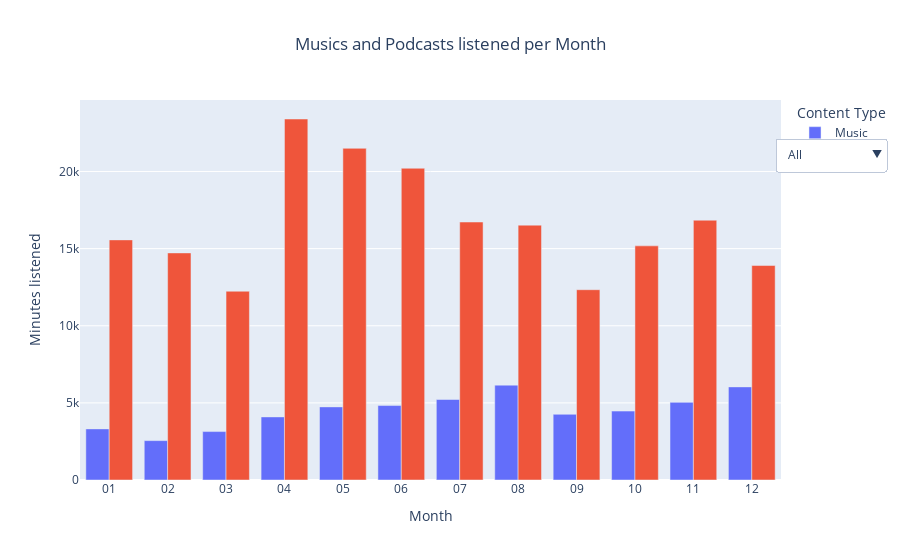

The cell this chart's notebook holds for it:
### Code cell
import plotly.express as px

# Aggregate minutes by month and type
counts = df_top_music.groupby(['month','type'])['minutes'].sum().reset_index(name='count')
counts['count'] = counts['count'].round(0)

# Create the bar chart with all types visible
month_fig = px.bar(
    counts,
    x='month',
    y='count',
    color='type',
    barmode='group',
    labels={'month':'Month','count':'Minutes listened','type':'Content Type'},
    title='Musics and Podcasts listened per Month'
)

# Create dropdown buttons
buttons = [
    dict(label='All',
         method='update',
         args=[{'visible':[True, True]},
               {'yaxis': {'title':'Minutes listened'}}]),
    dict(label='Music only',
         method='update',
         args=[{'visible':[True, False]},
               {'yaxis': {'title':'Minutes listened'}}]),
    dict(label='Podcast only',
         method='update',
         args=[{'visible':[False, True]},
               {'yaxis': {'title':'Minutes listened'}}])
]

month_fig.update_layout(
    updatemenus=[dict(active=0, buttons=buttons, x=1.15, y=0.9)],
    title_x=0.5
)

month_fig.show()
month_fig.write_html('month_fig.html')

### Figure 1 — Plotly figure (JSON) as saved in the notebook; plotly's stock layout.template omitted (floating-point values rounded to 4 significant figures)
{"data": [{"alignmentgroup": "True", "hovertemplate": "Content Type=Music<br>Month=%{x}<br>Minutes listened=%{y}<extra></extra>", "legendgroup": "Music", "marker": {"color": "#636efa", "pattern": {"shape": ""}}, "name": "Music", "offsetgroup": "Music", "orientation": "v", "showlegend": true, "textposition": "auto", "type": "bar", "x": ["01", "02", "03", "04", "05", "06", "07", "08", "09", "10", "11", "12"], "xaxis": "x", "y": [3314.0, 2553.0, 3140.0, 4091.0, 4740.0, 4827.0, 5219.0, 6151.0, 4259.0, 4468.0, 5034.0, 6037.0], "yaxis": "y"}, {"alignmentgroup": "True", "hovertemplate": "Content Type=Podcast<br>Month=%{x}<br>Minutes listened=%{y}<extra></extra>", "legendgroup": "Podcast", "marker": {"color": "#EF553B", "pattern": {"shape": ""}}, "name": "Podcast", "offsetgroup": "Podcast", "orientation": "v", "showlegend": true, "textposition": "auto", "type": "bar", "x": ["01", "02", "03", "04", "05", "06", "07", "08", "09", "10", "11", "12"], "xaxis": "x", "y": [15570.0, 14720.0, 12240.0, 23400.0, 21500.0, 20210.0, 16720.0, 16520.0, 12340.0, 15180.0, 16840.0, 13900.0], "yaxis": "y"}], "layout": {"barmode": "group", "legend": {"title": {"text": "Content Type"}, "tracegroupgap": 0}, "title": {"text": "Musics and Podcasts listened per Month", "x": 0.5}, "updatemenus": [{"active": 0, "buttons": [{"args": [{"visible": [true, true]}, {"yaxis": {"title": "Minutes listened"}}], "label": "All", "method": "update"}, {"args": [{"visible": [true, false]}, {"yaxis": {"title": "Minutes listened"}}], "label": "Music only", "method": "update"}, {"args": [{"visible": [false, true]}, {"yaxis": {"title": "Minutes listened"}}], "label": "Podcast only", "method": "update"}], "x": 1.15, "y": 0.9}], "xaxis": {"anchor": "y", "domain": [0, 1], "title": {"text": "Month"}}, "yaxis": {"anchor": "x", "domain": [0, 1], "title": {"text": "Minutes listened"}}}}
